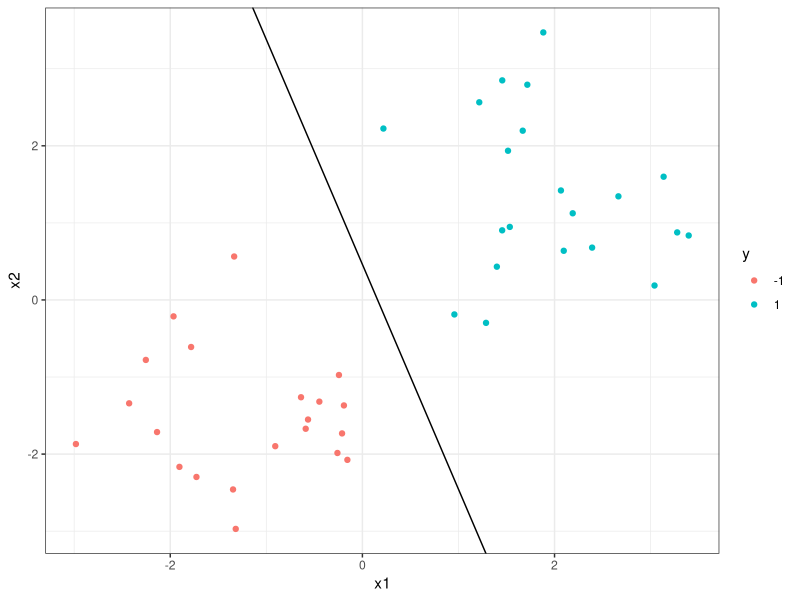

The R script that drew this image:
#Create sample data - Maximal Margin Classifier
set.seed(4)
x1=c(rnorm(n = 21,mean = 1.5),rnorm(n = 21,mean = -1.5))
x2=c(rnorm(n = 21,mean = 1.5),rnorm(n = 21,mean = -1.5))
y=c(rep(1,21),rep(-1,21))

# x = matrix(x1,x2)
lin=data.frame(x1, x2 ,y)
lin$y=factor(lin$y)

logit = glm(y~ ., data = lin, family = "binomial", maxit = 50)

slope <- coef(logit)[2]/(-coef(logit)[3])
intercept <- coef(logit)[1]/(-coef(logit)[3]) 

library(ggplot2)
ggplot(lin)+ geom_point(aes(x=x1,y=x2,color=y)) + theme_bw() + geom_abline(slope = slope, intercept = intercept)
